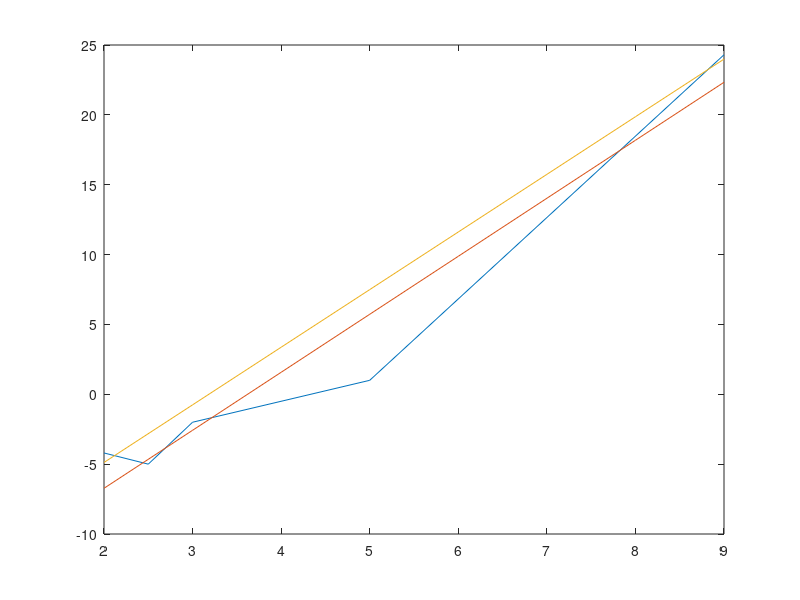

Recreate this plot in MATLAB.
##==============================================================================
# (a)

## Data
x = [2, 2.5, 3, 5, 9];
y = [-4.2, -5, -2, 1, 24.3];

## Plot data
plot(x,y);
hold on;

##==============================================================================
# (b)

## Determine least-squares parameters
A      = ones(numel(x),2);
A(:,1) = x';

## Determine least-squares fit
c      = inv(A'*A)*A'*y';

## Plot least-squares fit
lsf    = @(c,x) c(1)*x + c(2);
xre    = [x(1):x(end)];
plot(xre, lsf(c,xre));

##==============================================================================
# (c)

## Weight
W = diag([10,1,1,1,10]);

## Recalculate least-squares fit
c = inv(A'*W*A)*A'*W*y';

## Plot least-squares fit
plot(xre, lsf(c,xre));

hold off;
